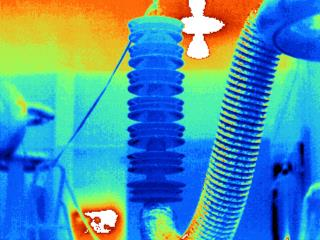
#> input picture 003.jpg, 320 x 240 px; its folder holds only this picture in this run
$ python mirror.py
#> lines starting #> are read from the running program, lines starting #| are printed output that depends on the picture
import cv2
import math
import numpy as np
import os
import glob
import json
import shutil


# 翻转图片后保存图片
# h 水平
# v 垂直
# a 水平+垂直
def h_MirrorImg(img_path, img_write_path):
#> called with img_path = './003.jpg', img_write_path = './003_h.jpg'
    img = cv2.imread(img_path)
#> img is the input picture: shape (240, 320, 3); mean B, G, R 173.2, 147.2, 78.2
    mirror_img = cv2.flip(img, 1)  # 1 水平翻转， 0 垂直 -1 水平+垂直
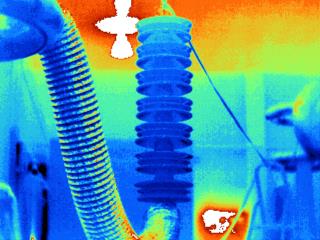
#> mirror_img: shape (240, 320, 3); mean B, G, R 173.2, 147.2, 78.2
    cv2.imwrite(img_write_path, mirror_img)


def v_MirrorImg(img_path, img_write_path):
#> called with img_path = './003.jpg', img_write_path = './003_v.jpg'
    img = cv2.imread(img_path)
    mirror_img = cv2.flip(img, 0)  #
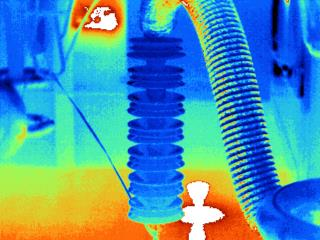
#> mirror_img: shape (240, 320, 3); mean B, G, R 173.2, 147.2, 78.2
    cv2.imwrite(img_write_path, mirror_img)


def a_MirrorImg(img_path, img_write_path):
#> called with img_path = './003.jpg', img_write_path = './003_a.jpg'
    img = cv2.imread(img_path)
    mirror_img = cv2.flip(img, -1)  #
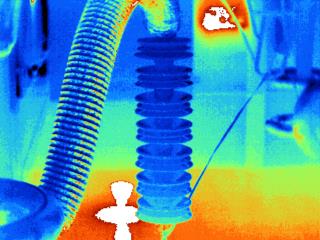
#> mirror_img: shape (240, 320, 3); mean B, G, R 173.2, 147.2, 78.2
    cv2.imwrite(img_write_path, mirror_img)


# 翻转注释
def h_MirrorAnno(anno_path, anno_write_path, num_of_point):
#> (the run stopped early here; a loop or call above may not have finished)
